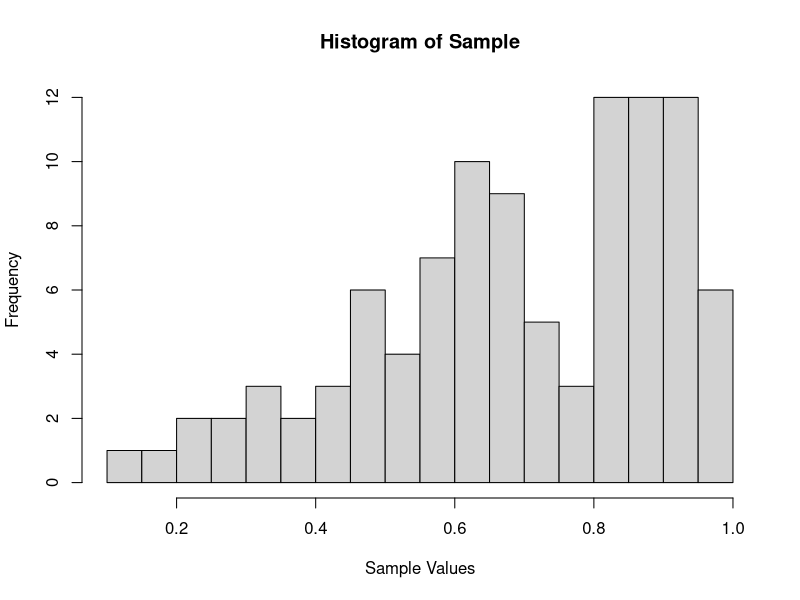
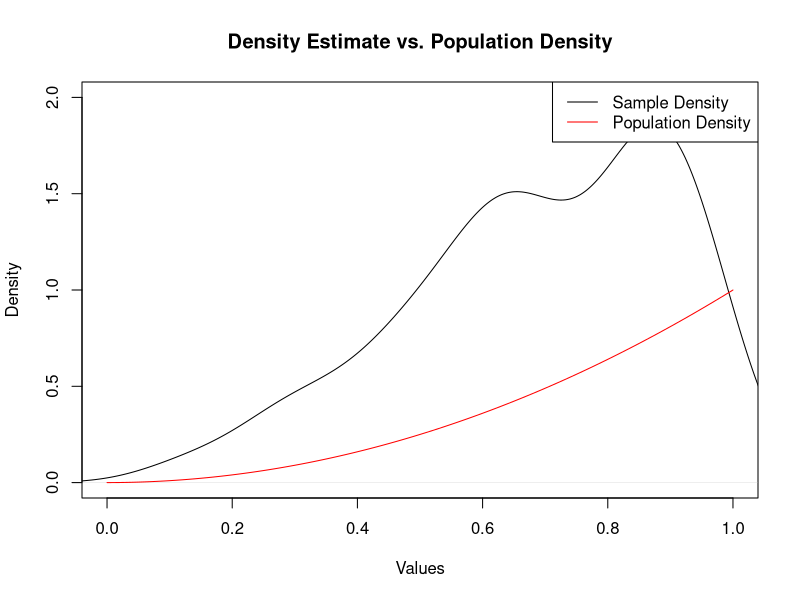
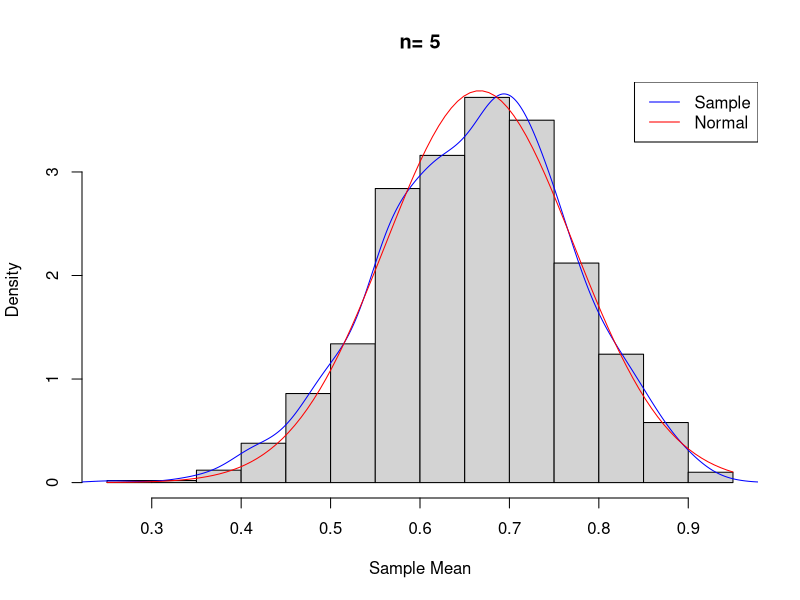
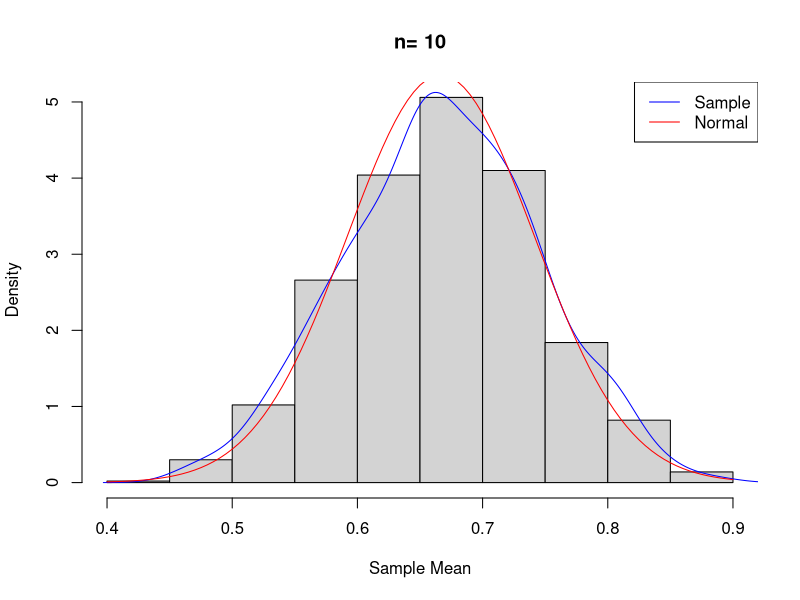
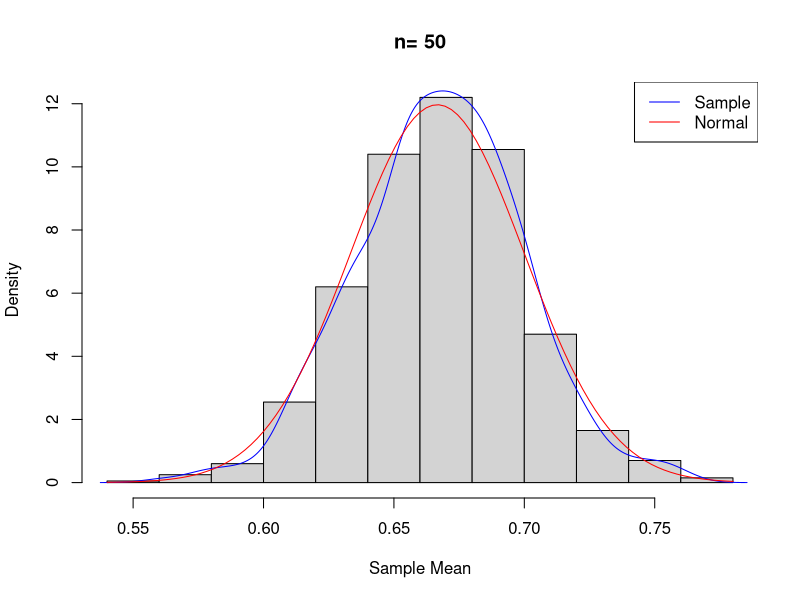

Source code (R) for these figures, in order:
## ---- chunk 1
lambda <- 1
set.seed(0)
sample_size <- 100

generator <- function(n) {
  runif(n)^(1 / (2 * lambda))
}

sample_x <- generator(sample_size)
## ---- chunk 2
hist(sample_x,
     breaks = 20,
     main = "Histogram of Sample",
     xlab = "Sample Values")

## ---- chunk 3
dens <- density(sample_x)
plot(dens,
     main = "Density Estimate vs. Population Density",
     xlab = "Values",
     xlim = c(0, 1),
     ylim = c(0, 2))

curve(x^(2 * lambda),
      add = TRUE,
      col = "red")

legend("topright",
       legend = c("Sample Density", "Population Density"),
       col = c("black", "red"), lty = 1)
## ---- chunk 4
plotter <- function(n, num_samples = 1000) {
  sample_means <- replicate(num_samples, mean(generator(n)))

  mu <- 2 * lambda / (2 * lambda + 1)

  sigma <- sqrt((lambda / (lambda + 1) - mu^2) / n)

  hist(sample_means,
       probability = TRUE,
       main = paste("n=", n),
       xlab = "Sample Mean",
       ylab = "Density")

  dens <- density(sample_means)

  lines(dens, col = "blue")

  curve(dnorm(x, mean = mu, sd = sigma),
        add = TRUE,
        col = "red")

  legend("topright",
         legend = c("Sample", "Normal"),
         col = c("blue", "red"),
         lty = 1)
}
## ---- chunk 5
#plot of the histogram, kernel density estimate and a normal approximation from CLT to compare 
plotter(5)
## ---- chunk 6
plotter(10)
## ---- chunk 7
plotter(50)
